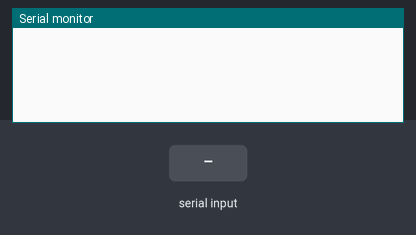
Bench run of a sketch on a simulated Arduino Uno, built with avr-gcc and run on an emulated ATmega328P. Shown: the last lines printed to the serial monitor. The test bench sets the inputs (shaded band).

Above: at 0.9 s.
1.0 s: "Add" received over Serial
At 3.2 s:
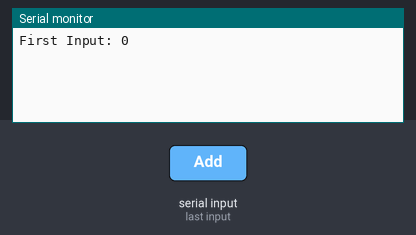
3.5 s: "Division" received over Serial
At 5.0 s:
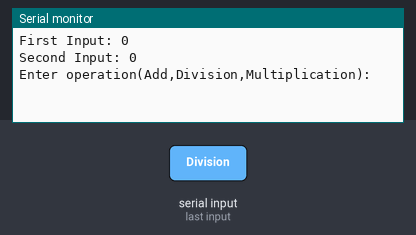
6.0 s: "Multiplication" received over Serial
At 7.6 s:
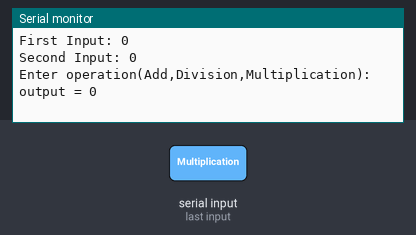

The sketch:

prb4.ino
```cpp
void setup() {
  // put your setup code here, to run once:
  Serial.begin(9600);
  int a, b;


  while (Serial.available() == 0) {}
  a = Serial.parseInt();
  Serial.print("First Input: ");
  Serial.println(a);


  while (Serial.available() == 0) {}
  b = Serial.parseInt();
  Serial.print("Second Input: ");
  Serial.println(b);


  Serial.print("Enter operation(Add,Division,Multiplication): ");
  while (Serial.available() == 0) {}
  String n = Serial.readString();


  if (n == "Add") {
    int output = (a + b);
    Serial.print("output = ");
    Serial.print(output);

  }


  else if (n == "Division") {
    int output = (a / b);
    Serial.print("output = ");
    Serial.print(output);

  }


  else if (n == "Multiplication") {
    int output = (a * b);
    Serial.print("output = ");
    Serial.print(output);
  }
}

void loop() {
  // put your main code here, to run repeatedly:
}
```

Measured:
- after the input at 1.0 s, the serial monitor: prints a new line after 1.0 s (image 1)
- after the input at 3.5 s, the serial monitor: prints a new line after 1.0 s (image 2)
- after the input at 6.0 s, the serial monitor: prints a new line after 1.0 s (image 3)
